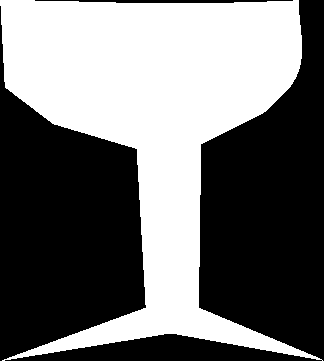
#> input picture original/Glas-5.gif, 324 x 361 px, given in place of apple-4.png, which was not available
$ jupyter execute --allow-errors 'Shape recognition.ipynb'   (shell and % lines are left out)   (Python 2 division)   (older library calls are emulated)   (text cells are left out)
#> lines starting #> are read from the running program, lines starting #| are printed output that depends on the picture; after the words box and inside, x2 and y2 are one past the last pixel; in counts of white or black regions, pixels touching at a corner belong together; pictures that were not available may be replaced by others from this repository, and a replacement may not be noted
#> `img = cv2.imread("converted/" + n + ".png", cv2.IMREAD_GRAYSCALE)`: img: shape (361, 324); 44.7% white; 1 white region
[cell 1]
from __future__ import division
import cv2
from matplotlib import pyplot as plt
import math
import numpy as np
import pandas as pd
import glob,os, sys
from PIL import Image
from math import pi
from IPython.display import Latex
from IPython.display import Math

[cell 2]
# [12 lines left out: function convert_images, not called in this run]

[cell 3]
def contour(img):
    ret, cnts, h = cv2.findContours(img,cv2.RETR_LIST,cv2.CHAIN_APPROX_SIMPLE)
    # Obtenemos el contorno con mayor area.
    return max(cnts, key=lambda(x) : cv2.contourArea(x))

def contour_invariants(cnt):
    moments = cv2.moments(cnt)
    hu = cv2.HuMoments(moments)
    return (moments, hu)

def min_rect_box(min_rect):
    min_rect_box = cv2.boxPoints(min_rect)
    return np.int0(min_rect_box)

class Figure(object):
    def __init__(self, img, class_name=None):
        self.img = img

        # Contour
        self.cnt = contour(img)
#> in contour, `ret, cnts, h = cv2.findContours(img,cv2.RETR_LIST,cv2.CHAIN_APPROX_SIM..`: cnts = 1 contour; box (x1, y1, x2, y2) and area: (0, 0, 323, 361) 51532; h = [[-1, -1, -1, -1]]
        self.moments, self.hu = contour_invariants(self.cnt)
        self.perimeter = cv2.arcLength(self.cnt, True)
        self.area = cv2.contourArea(self.cnt)

        # Approximated contour
        epsilon = 0.01*self.perimeter
        self.cnt_approx = cv2.approxPolyDP(self.cnt,epsilon,True)
        self.moments_approx, self.hu_approx = contour_invariants(self.cnt_approx)

        # Convex hull
        self.hull = cv2.convexHull(self.cnt)
        self.hull_area = cv2.contourArea(self.hull)
        self.hull_perimeter = cv2.arcLength(self.hull, True)
        self.moments_hull, self.hu_hull = contour_invariants(self.hull)

        # Approximated convex hull
        epsilon = 0.01*self.hull_perimeter
        self.hull_approx = cv2.approxPolyDP(self.hull,epsilon,True)
        self.moments_hull_approx, self.hu_hull_approx = contour_invariants(self.hull_approx)

        # Minimum area rectangle
        self.min_rect  = cv2.minAreaRect(self.cnt)
        _, (width, height), _ = self.min_rect
        self.min_rect_box = min_rect_box(self.min_rect)


        # Features
        self.proportion = min(height,width)/max(height,width)
        self.solidity = self.area/self.hull_area
        self.convexity = self.hull_perimeter/self.perimeter
        self.rectangularity = self.area / (width*height)
        self.circularity = (4 * self.area * np.pi) / (self.perimeter)**2

        self.features = []
        self.columns = []
        self.features += self.hu_hull.transpose().tolist()[0]
        self.columns += ['I_hull%d' % i for i in range(7)]

        self.features += self.hu.transpose().tolist()[0]
        self.columns += ['I%d' % i for i in range(7)]

        self.features.append(self.solidity)
        self.columns.append('solidity')

        self.features.append(self.proportion)
        self.columns.append('proportion')

        self.features.append(self.convexity)
        self.columns.append('convexity')

        self.features.append(self.rectangularity)
        self.columns.append('rectangularity')

        self.features.append(self.circularity)
        self.columns.append('circularity')

        self.features.append(len(self.hull_approx))
        self.columns.append('hull_approx_len')

        self.features.append(len(self.cnt_approx))
        self.columns.append('cnt_approx_len')

        self.dataframe = pd.DataFrame([self.features],
                                      columns=self.columns,
                                     index=[class_name])


# [48 lines left out: functions show, describe, not called in this run]

[cell 4]
names = ["apple-4", "spoon-4", "watch-10", "device1-6"]
images = []
#> (the rest of this cell did not finish here and is left out)

#> in __init__, `self.cnt = contour(img)`: self.cnt = contour of 532 points, box (x1, y1, x2, y2) (0, 0, 323, 361), area 51532
#> in contour_invariants, `moments = cv2.moments(cnt)`: moments = moments, m00 51532, centre m10/m00, m01/m00 = (155.5, 121.9)
#> in contour_invariants, `hu = cv2.HuMoments(moments)`: hu = [0.297, 0.0105, 0.0178, 0.00461, 4.14e-05, 0.000455, -5.34e-06]
#> in __init__, `self.moments, self.hu = contour_invariants(self.cnt)`: self.moments has the same summary as moments in contour_invariants; self.hu has the same summary as hu in contour_invariants
#> in __init__, `self.perimeter = cv2.arcLength(self.cnt, True)`: self.perimeter = 1732.9
#> in __init__, `self.area = cv2.contourArea(self.cnt)`: self.area = 51532
#> in __init__, `epsilon = 0.01*self.perimeter`: epsilon = 17.33
#> in __init__, `self.cnt_approx = cv2.approxPolyDP(self.cnt,epsilon,True)`: self.cnt_approx = contour of 11 points, box (x1, y1, x2, y2) (0, 0, 323, 361), area 50628
#> in __init__, `self.moments_approx, self.hu_approx = contour_invariants(self.cnt_appr..`: self.moments_approx = moments, m00 50627.5, centre m10/m00, m01/m00 = (155.4, 122.3); self.hu_approx = [0.309, 0.0143, 0.019, 0.00549, 5.51e-05, 0.000628, -9.87e-06]
#> in __init__, `self.hull = cv2.convexHull(self.cnt)`: self.hull = [[298, 0], [301, 35], [322, 360], [2, 360], [0, 5], [0, 0]]
#> in __init__, `self.hull_area = cv2.contourArea(self.hull)`: self.hull_area = 111365
#> in __init__, `self.hull_perimeter = cv2.arcLength(self.hull, True)`: self.hull_perimeter = 1338.8
#> in __init__, `self.moments_hull, self.hu_hull = contour_invariants(self.hull)`: self.moments_hull = moments, m00 111365, centre m10/m00, m01/m00 = (155.7, 182.1); self.hu_hull = [0.169, 0.000677, 1.15e-05, 3.28e-08, -1.14e-14, 7.8e-10, -1.66e-14]
#> in __init__, `epsilon = 0.01*self.hull_perimeter`: epsilon = 13.39
#> in __init__, `self.hull_approx = cv2.approxPolyDP(self.hull,epsilon,True)`: self.hull_approx = [[298, 0], [322, 360], [2, 360], [0, 0]]
#> in __init__, `self.moments_hull_approx, self.hu_hull_approx = contour_invariants(sel..`: self.moments_hull_approx = moments, m00 111240, centre m10/m00, m01/m00 = (155.6, 182.1); self.hu_hull_approx = [0.169, 0.000689, 1.22e-05, 3.39e-08, -8.74e-15, 7.65e-10, -2e-14]
#> in __init__, `self.min_rect  = cv2.minAreaRect(self.cnt)`: self.min_rect = ((161, 180), (320, 361.8), -0.323)
#> in __init__, `_, (width, height), _ = self.min_rect`: width = 320; height = 361.8
#> in min_rect_box, `min_rect_box = cv2.boxPoints(min_rect)`: min_rect_box = [[2.01, 361.8], [-0.0281, 0.000165], [320, -1.8], [322, 360]]
#> in __init__, `self.min_rect_box = min_rect_box(self.min_rect)`: self.min_rect_box = [[2, 361], [0, 0], [319, -1], [322, 359]]
#> in __init__, `self.proportion = min(height,width)/max(height,width)`: self.proportion = 0.884
#> in __init__, `self.solidity = self.area/self.hull_area`: self.solidity = 0.463
#> in __init__, `self.convexity = self.hull_perimeter/self.perimeter`: self.convexity = 0.773
#> in __init__, `self.rectangularity = self.area / (width*height)`: self.rectangularity = 0.445
#> in __init__, `self.circularity = (4 * self.area * np.pi) / (self.perimeter)**2`: self.circularity = 0.216
#> in __init__, `self.features += self.hu_hull.transpose().tolist()[0]`: self.features has the same summary as self.hu_hull
#> in __init__, `self.features += self.hu.transpose().tolist()[0]`: self.features = [0.169, 0.000677, 1.15e-05, 3.28e-08, -1.14e-14, 7.8e-10, -1.66e-14, 0.297, 0.0105, 0.0178, 0.00461, 4.14e-05, 0.000455, -5.34e-06]
#> in __init__, `self.dataframe = pd.DataFrame([self.features], columns=self.columns, i..`: self.dataframe = table of 1 rows and 21 columns
#> `copy = cv2.cvtColor(img,cv2.COLOR_BAYER_GR2BGR)`:
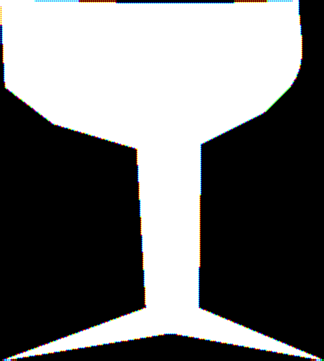
#> copy: shape (361, 324, 3); mean R, G, B 114.1, 114.3, 114.4
#> `rect = cv2.drawContours(copy, [f.min_rect_box], 0, (0,255,0), 3)`:
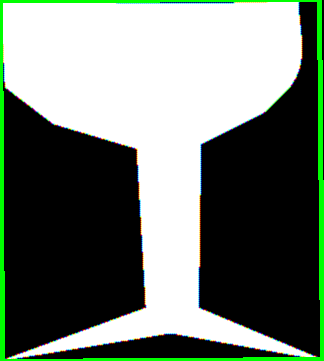
#> rect: shape (361, 324, 3); mean R, G, B 113.1, 124, 113.3
#> pass 2 of the loop `for i, n in enumerate(names):`:
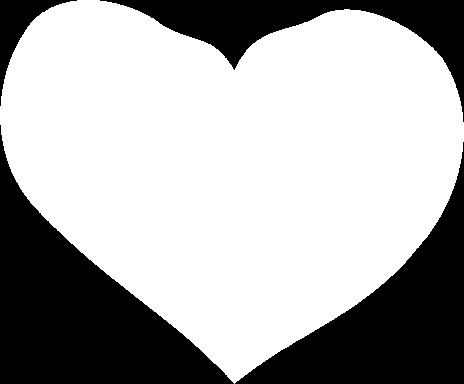
#> input picture original/Heart-4.gif, 464 x 384 px, given in place of spoon-4.png, which was not available
#> img: shape (384, 464); 67.9% white; 4 black regions
#> cnts = 1 contour; box (x1, y1, x2, y2) and area: (0, 0, 464, 384) 120331
#> copy: shape (384, 464, 3)
#> `rect = cv2.drawContours(copy, [f.min_rect_box], 0, (0,255,0), 3)`:
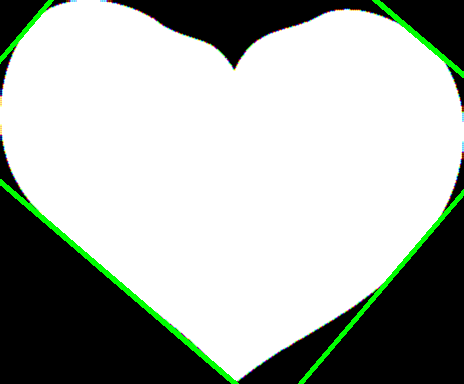
#> rect: shape (384, 464, 3); mean R, G, B 171.8, 177.4, 171.8
    copy = cv2.cvtColor(img,cv2.COLOR_BAYER_GR2BGR)
    rect = cv2.drawContours(copy, [f.min_rect_box], 0, (0,255,0), 3)
    images.append({"img": rect,
                   "title": "%.3f" % f.proportion})
show("Proportion", images)

[cell 5]
names = ["device3-12", "Glas-18", "cellular_phone-4", "Bone-19"]
#> names = ['device3-12', 'Glas-18', 'cellular_phone-4', 'Bone-19']
images = []
#> (the rest of this cell did not finish here and is left out)

[cell 6]
names = ["device8-11", "device4-5", "fork-3", "bottle-17"]
images = []
#> (the rest of this cell did not finish here and is left out)

[cell 7]
names = ["beetle-3", "bell-9", "horseshoe-1", "face-20"]
images = []
#> (the rest of this cell did not finish here and is left out)

[cell 8]
names = ["cattle-4", "cup-4", "device5-4", "fountain-02"]
images = []
#> (the rest of this cell did not finish here and is left out)

[cell 9]
from sklearn.preprocessing import StandardScaler
def get_data(regex):
    files = glob.glob(regex)

    X = None
    y = []
    code = {}
    decode = {}
    i = 0
    for full_path in files:
        img = cv2.imread(full_path, cv2.IMREAD_GRAYSCALE)
        directory, file_name = os.path.split(full_path)

        fig_name = file_name.split(".")[0]
        class_name, num  = fig_name.split("-")

        if class_name not in code.keys():
            code[class_name] = i
            decode[i] = class_name
            i += 1


        f = Figure(img, class_name)
        if X is None:
            X = f.dataframe
        else:
            X = pd.DataFrame.append(X, f.dataframe)


        #X.append(f.features)
        y.append(code[class_name])

    return (X, y, code, decode)

def standard(X):
    scaler = StandardScaler()
    scaler.fit(X)
    X = scaler.transform(X)
    return (X, scaler)

def get_standard_data(regex):
    X, y, code, decode = get_data(regex)
    X_s, scaler = standard(X)
    return (X_s, y, code, decode, scaler)

[cell 10]
names = ["beetle-2","beetle-3", "beetle-5", "beetle-6", "beetle-7", "beetle-8", "beetle-11", "beetle-12"]
images = []
#> (the rest of this cell did not finish here and is left out)

[cell 11]
X, y, code, decode = get_data("converted/*")
#> in contour (call 10), `ret, cnts, h = cv2.findContours(img,cv2.RETR_LIST,cv2.CHAIN_APPROX_SIM..`: cnts = 1 contour; box (x1, y1, x2, y2) and area: (0, 0, 323, 361) 51532
#> in get_data, `X = f.dataframe`: X = table of 1 rows and 21 columns
#> X = table of 1 rows and 21 columns; y = [0]; code = {'Glas': 0}; decode = {0: 'Glas'}
index = "Bone"
#> (the rest of this cell did not finish here and is left out)

[cell 12]
from sklearn.model_selection import train_test_split
from sklearn.model_selection import cross_val_score
from sklearn import metrics

[cell 13]
# [9 lines left out: function get_confusion, not called in this run]

[cell 14]
from sklearn.svm import LinearSVC
clf = LinearSVC(random_state=0)
X, y, code, decode, scaler = get_standard_data("converted/*")
#> in get_standard_data, `X, y, code, decode = get_data(regex)`: X = table of 1 rows and 21 columns; y = [0]; code = {'Glas': 0}; decode = {0: 'Glas'}

#> (the rest of this cell did not finish here and is left out)

#> (a cell that did not finish here is left out)

[cell 16]
from sklearn import svm
clf = svm.SVC()

X, y, code, decode, scaler = get_standard_data("converted/*")
#> (the rest of this cell did not finish here and is left out)

#> (a cell that did not finish here is left out)

[cell 18]
from sklearn import svm
X, y, code, decode, scaler = get_standard_data("converted/*")
